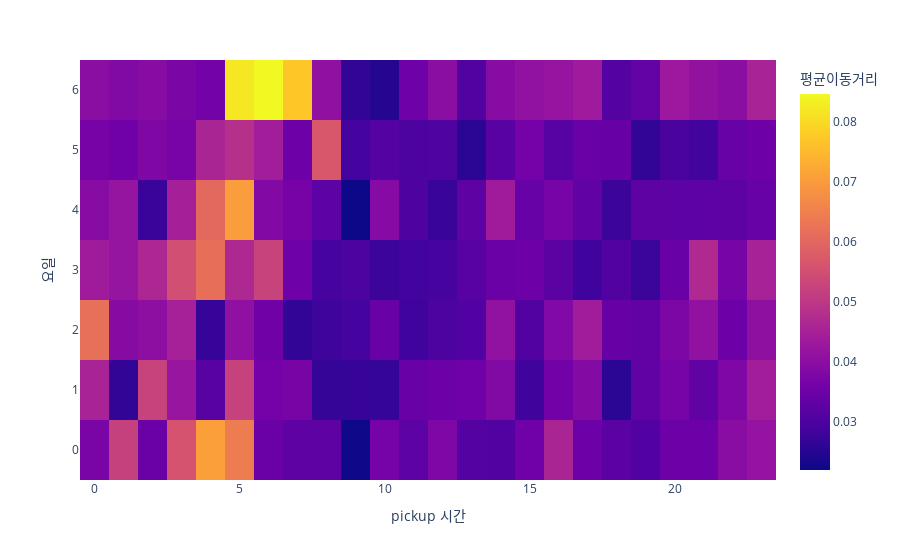

The cell this chart's notebook holds for it:
### Code cell
fig = px.density_heatmap(
    data_frame=tidydata2,
    x='pickup_hour',
    y='dayofweek',
    z='sum of dist_mean',
    nbinsx=24,
    nbinsy=7,
)
# fig.update_traces(colorbar=dict(title='평균속력'))
# fig.update_xaxes(title_text='pickup 시간')
# fig.update_yaxes(title_text='요일')

fig.update_layout(xaxis={'title':'pickup 시간'},
                 yaxis={'title':'요일'},
                 coloraxis_colorbar={'title':'평균이동거리'})

### Figure 1 — Plotly figure (JSON) as saved in the notebook; plotly's stock layout.template omitted (floating-point values rounded to 4 significant figures; data arrays with more than 128 entries replaced by an {"elided": "..."} marker saying what was removed)
{"data": [{"coloraxis": "coloraxis", "histfunc": "sum", "hovertemplate": "pickup_hour=%{x}<br>dayofweek=%{y}<br>sum of sum of dist_mean=%{z}<extra></extra>", "name": "", "nbinsx": 24, "nbinsy": 7, "type": "histogram2d", "x": {"elided": "168 int values"}, "xaxis": "x", "xbingroup": "x", "y": {"elided": "168 int values"}, "yaxis": "y", "ybingroup": "y", "z": {"elided": "168 float values"}}], "layout": {"autosize": true, "coloraxis": {"colorbar": {"title": {"text": "평균이동거리"}}, "colorscale": [[0, "#0d0887"], [0.1111, "#46039f"], [0.2222, "#7201a8"], [0.3333, "#9c179e"], [0.4444, "#bd3786"], [0.5556, "#d8576b"], [0.6667, "#ed7953"], [0.7778, "#fb9f3a"], [0.8889, "#fdca26"], [1, "#f0f921"]]}, "legend": {"tracegroupgap": 0}, "margin": {"t": 60}, "xaxis": {"anchor": "y", "autorange": true, "domain": [0, 1], "range": [-0.5, 23.5], "title": {"text": "pickup 시간"}, "type": "linear"}, "yaxis": {"anchor": "x", "autorange": true, "domain": [0, 1], "range": [-0.5, 6.5], "title": {"text": "요일"}, "type": "linear"}}}
